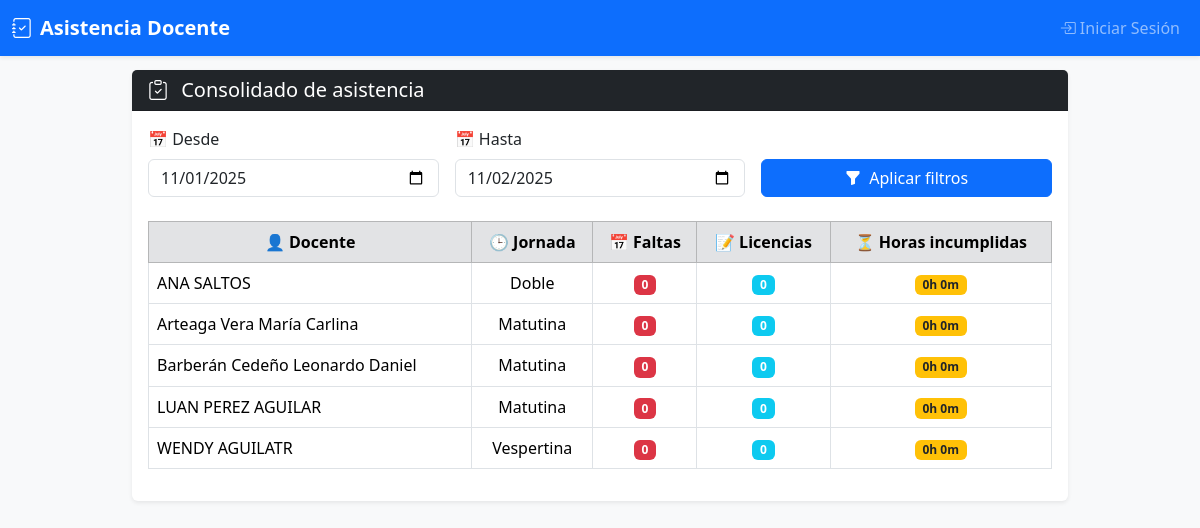
The app's page /reportes/consolidado with its own data.
### models/docente.py (models this page shows, shortened)
class Docente(db.Model):
    __tablename__ = 'docentes'
    id = db.Column(db.Integer, primary_key=True)
    nombre = db.Column(db.String(100), nullable=False, index=True)
    cedula = db.Column(db.String(10), unique=True, nullable=False, index=True)   # Nueva columna
    telefono = db.Column(db.String(15), nullable=False)                          # Nueva columna
    correo = db.Column(db.String(120), unique=True, nullable=False, index=True)  # Nueva columna
    jornada = db.Column(db.String(20), nullable=False, index=True)  # matutina o vespertina
    qr_code_path = db.Column(db.String(200))
    activo = db.Column(db.Boolean, default=True, index=True)
    tipo = db.Column(db.String(20), nullable=False, index=True)  # DOCENTE, ADMINISTRATIVO, CONSERJE, DECE
    fecha_creacion = db.Column(db.DateTime, default=db.func.current_timestamp())
    fecha_actualizacion = db.Column(
        db.DateTime,
        default=db.func.current_timestamp(),
        onupdate=db.func.current_timestamp()
    )
    asistencias = db.relationship('Asistencia', backref='docente', lazy=True, cascade='all, delete-orphan')
    licencias = db.relationship('Licencia', back_populates='docente', cascade='all, delete-orphan')
    __table_args__ = (
        db.Index('idx_docente_activo_tipo', 'activo', 'tipo'),
        db.Index('idx_docente_jornada_activo', 'jornada', 'activo'),
        db.Index('idx_docente_nombre', 'nombre'),
    )

### blueprints/reportes/routes.py (the view)
@reportes_bp.route('/consolidado')
def reporte_consolidado():
    desde_str = request.args.get('desde')
    hasta_str = request.args.get('hasta')
    desde = datetime.strptime(desde_str, '%Y-%m-%d').date() if desde_str else date.today().replace(day=1)
    hasta = datetime.strptime(hasta_str, '%Y-%m-%d').date() if hasta_str else date.today()
    docentes = Docente.query.order_by(Docente.nombre).all()
    consolidado = []
    for d in docentes:
        asistencias = Asistencia.query.filter(
            Asistencia.docente_id == d.id,
            Asistencia.fecha.between(desde, hasta)
        ).all()
        fechas_con_asistencia = {a.fecha for a in asistencias}
        licencias = Licencia.query.filter(
            Licencia.docente_id == d.id,
            Licencia.estado == 'aprobada',
            Licencia.fecha_inicio <= hasta,
            Licencia.fecha_fin >= desde
        ).all()
        fechas_con_licencia = set()
        for l in licencias:
            dia = max(l.fecha_inicio, desde)
            fin = min(l.fecha_fin, hasta)
            while dia <= fin:
                fechas_con_licencia.add(dia)
                dia += timedelta(days=1)
        faltas = 0
        dia = desde
        while dia <= hasta:
            if dia.weekday() < 5:  # lunes-viernes
                if dia not in fechas_con_asistencia and dia not in fechas_con_licencia:
                    faltas += 1
            dia += timedelta(days=1)
        horas_incumplidas = timedelta()
        for a in asistencias:
            entrada_tarde, salida_temprano = evaluar_asistencia(d, a.hora_entrada, a.hora_salida)
            if entrada_tarde or salida_temprano:
                esperado = calcular_jornada_esperada(d.jornada)
                trabajado = calcular_tiempo_acumulado(a.hora_entrada, a.hora_salida) or timedelta()
                horas_incumplidas += max(timedelta(), esperado - trabajado)
        consolidado.append({
            "docente": d.nombre,
            "jornada": d.jornada,
            "faltas": faltas,
            "licencias": len(licencias),
            "horas_incumplidas": f"{horas_incumplidas.seconds//3600}h {(horas_incumplidas.seconds//60)%60}m"
        })
    return render_template("reportes/consolidado.html",
                           consolidado=consolidado,
                           desde=desde,
                           hasta=hasta)

### utils.py (called while the page is built)
def evaluar_asistencia(docente, entrada, salida):
    if docente.jornada == 'matutina':
        entrada_tarde = entrada > time(7, 0) if entrada else True
        salida_temprano = salida < time(13, 0) if salida else True
    elif docente.jornada == 'vespertina':
        entrada_tarde = entrada > time(13, 0) if entrada else True
        salida_temprano = salida < time(18, 0) if salida else True
    else:
        entrada_tarde = salida_temprano = False
    return entrada_tarde, salida_temprano

### templates/reportes/consolidado.html (shortened to what this page needs)
{% extends 'base.html' %}
{% block content %}
<div class="card shadow-sm border-0">
  <div class="card-header bg-dark text-white">
    <h5 class="mb-0"><i class="bi bi-clipboard-check me-2"></i> Consolidado de asistencia</h5>
  </div>
  <div class="card-body">
    <form method="get" class="row g-3 mb-4">
      <div class="col-md-4">
        <label class="form-label">📅 Desde</label>
        <input type="date" class="form-control" name="desde" value="{{ desde }}">
      </div>
      <div class="col-md-4">
        <label class="form-label">📅 Hasta</label>
        <input type="date" class="form-control" name="hasta" value="{{ hasta }}">
      </div>
      <div class="col-md-4 d-flex align-items-end">
        <button type="submit" class="btn btn-primary w-100">
          <i class="bi bi-funnel-fill me-1"></i> Aplicar filtros
        </button>
      </div>
    </form>
    <div class="table-responsive">
      <table class="table table-bordered text-center align-middle">
        <thead class="table-secondary">
          <tr>
            <th>👤 Docente</th>
            <th>🕒 Jornada</th>
            <th>📅 Faltas</th>
            <th>📝 Licencias</th>
            <th>⏳ Horas incumplidas</th>
          </tr>
        </thead>
        <tbody>
          {% for r in consolidado %}
          <tr>
            <td class="text-start">{{ r.docente }}</td>
            <td>{{ r.jornada|capitalize }}</td>
            <td><span class="badge bg-danger">{{ r.faltas }}</span></td>
            <td><span class="badge bg-info">{{ r.licencias }}</span></td>
            <td><span class="badge bg-warning text-dark">{{ r.horas_incumplidas }}</span></td>
          </tr>
          {% endfor %}
        </tbody>
      </table>
    </div>
  </div>
</div>
{% endblock %}

### templates/base.html (style rules this page uses)
body { padding-top: 70px; background-color: #f8f9fa; }

### records on screen
Docente: docente "ANA SALTOS", jornada "Doble", faltas "0", licencias "0", horas_incumplidas "0h 0m"
Docente: docente "Arteaga Vera María Carlina", jornada "Matutina", faltas "0", licencias "0", horas_incumplidas "0h 0m"
Docente: docente "Barberán Cedeño Leonardo Daniel", jornada "Matutina", faltas "0", licencias "0", horas_incumplidas "0h 0m"
Docente: docente "LUAN PEREZ AGUILAR", jornada "Matutina", faltas "0", licencias "0", horas_incumplidas "0h 0m"
Docente: docente "WENDY AGUILATR", jornada "Vespertina", faltas "0", licencias "0", horas_incumplidas "0h 0m"
